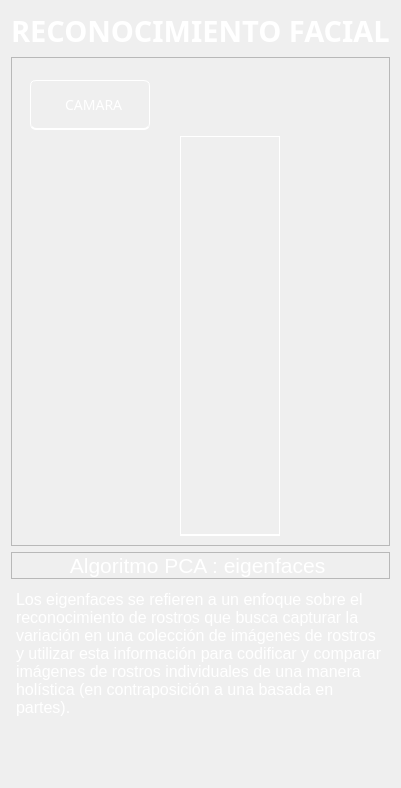
         <widget class="QWidget" name="page_2">
          <layout class="QVBoxLayout" name="verticalLayout_15">
           <item alignment="Qt::AlignHCenter">
            <widget class="QLabel" name="label_8">
             <property name="font">
              <font>
               <family>Gadugi</family>
               <pointsize>22</pointsize>
               <weight>75</weight>
               <bold>true</bold>
              </font>
             </property>
             <property name="styleSheet">
              <string notr="true">QLabel{
	color:white;
}</string>
             </property>
             <property name="text">
              <string>&lt;html&gt;&lt;head/&gt;&lt;body&gt;&lt;p&gt;RECONOCIMIENTO FACIAL&lt;/p&gt;&lt;/body&gt;&lt;/html&gt;</string>
             </property>
            </widget>
           </item>
           <item>
            <widget class="QFrame" name="frame_17">
             <property name="frameShape">
              <enum>QFrame::StyledPanel</enum>
             </property>
             <property name="frameShadow">
              <enum>QFrame::Raised</enum>
             </property>
             <layout class="QVBoxLayout" name="verticalLayout_12">
              <property name="leftMargin">
               <number>18</number>
              </property>
              <property name="topMargin">
               <number>22</number>
              </property>
              <item alignment="Qt::AlignLeft">
               <widget class="QPushButton" name="pushButton_13">
                <property name="minimumSize">
                 <size>
                  <width>120</width>
                  <height>50</height>
                 </size>
                </property>
                <property name="sizeIncrement">
                 <size>
                  <width>0</width>
                  <height>400</height>
                 </size>
                </property>
                <property name="font">
                 <font>
                  <family>Gadugi</family>
                  <pointsize>-1</pointsize>
                 </font>
                </property>
                <property name="cursor">
                 <cursorShape>PointingHandCursor</cursorShape>
                </property>
                <property name="styleSheet">
                 <string notr="true">QPushButton{

	background:transparent;
	color:white;
	border-radius: 6px;
	font-size:14px;
	border-bottom: 2px solid white;
	border-top: 1px solid white;
	border-left: 1px solid white;
	border-right: 1px solid white;
}
QPushButton:hover{

	background:black;
	color:white;
	border-radius: 6px;
	font-size:14px;
	border-bottom: 2px solid black;
	border-top: 1px solid black;
	border-left: 1px solid black;
	border-right: 1px solid black;
}
</string>
                </property>
                <property name="text">
                 <string>  CAMARA</string>
                </property>
                <property name="icon">
                 <iconset resource="../../Recursos/iconos_menu.qrc">
                  <normaloff>:/iconos_menu/iconos/camera.png</normaloff>:/iconos_menu/iconos/camera.png</iconset>
                </property>
                <property name="iconSize">
                 <size>
                  <width>24</width>
                  <height>24</height>
                 </size>
                </property>
               </widget>
              </item>
              <item>
               <widget class="QLabel" name="label_3">
                <property name="minimumSize">
                 <size>
                  <width>0</width>
                  <height>400</height>
                 </size>
                </property>
                <property name="styleSheet">
                 <string notr="true">QLabel{


	background:transparent;
	margin-left:150px;
	margin-right:100px;
	border-bottom: 2px solid white;
	border-top: 1px solid white;
	border-left: 1px solid white;
	border-right: 1px solid white;
	
}</string>
                </property>
                <property name="text">
                 <string/>
                </property>
               </widget>
              </item>
             </layout>
            </widget>
           </item>
           <item>
            <widget class="QFrame" name="frame_16">
             <property name="frameShape">
              <enum>QFrame::StyledPanel</enum>
             </property>
             <property name="frameShadow">
              <enum>QFrame::Raised</enum>
             </property>
             <layout class="QHBoxLayout" name="horizontalLayout_12">
              <property name="topMargin">
               <number>0</number>
              </property>
              <property name="bottomMargin">
               <number>0</number>
              </property>
              <item>
               <widget class="QLabel" name="label_4">
                <property name="font">
                 <font>
                  <pointsize>24</pointsize>
                 </font>
                </property>
                <property name="cursor">
                 <cursorShape>ArrowCursor</cursorShape>
                </property>
                <property name="styleSheet">
                 <string notr="true">QLabel{

	color:white;

}</string>
                </property>
                <property name="text">
                 <string>&lt;html&gt;&lt;head/&gt;&lt;body&gt;&lt;p&gt;&lt;span style=&quot; font-size:16pt;&quot;&gt;Algoritmo PCA : eigenfaces &lt;/span&gt;&lt;/p&gt;&lt;/body&gt;&lt;/html&gt;</string>
                </property>
                <property name="scaledContents">
                 <bool>false</bool>
                </property>
                <property name="alignment">
                 <set>Qt::AlignCenter</set>
                </property>
               </widget>
              </item>
             </layout>
            </widget>
           </item>
           <item>
            <widget class="QTextEdit" name="textEdit">
             <property name="styleSheet">
              <string notr="true">QTextEdit{
	background: transparent;
}</string>
             </property>
             <property name="html">
              <string>&lt;!DOCTYPE HTML PUBLIC &quot;-//W3C//DTD HTML 4.0//EN&quot; &quot;http://www.w3.org/TR/REC-html40/strict.dtd&quot;&gt;
&lt;html&gt;&lt;head&gt;&lt;meta name=&quot;qrichtext&quot; content=&quot;1&quot; /&gt;&lt;style type=&quot;text/css&quot;&gt;
p, li { white-space: pre-wrap; }
&lt;/style&gt;&lt;/head&gt;&lt;body style=&quot; font-family:'MS Shell Dlg 2'; font-size:8.25pt; font-weight:400; font-style:normal;&quot;&gt;
&lt;p style=&quot; margin-top:0px; margin-bottom:0px; margin-left:0px; margin-right:0px; -qt-block-indent:0; text-indent:0px;&quot;&gt;&lt;span style=&quot; font-size:12pt; color:#ffffff;&quot;&gt;Los eigenfaces se refieren a un enfoque sobre el reconocimiento de rostros que busca capturar la variación en una colección de imágenes de rostros y utilizar esta información para codificar y comparar imágenes de rostros individuales de una manera holística (en contraposición a una basada en partes). &lt;/span&gt;&lt;/p&gt;&lt;/body&gt;&lt;/html&gt;</string>
             </property>
            </widget>
           </item>
          </layout>
         </widget>
